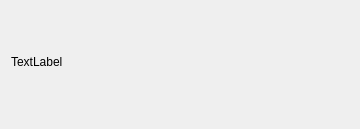
<?xml version="1.0" encoding="UTF-8"?>
<ui version="4.0">
 <class>PopUpMessage</class>
 <widget class="QDialog" name="PopUpMessage">
  <property name="geometry">
   <rect>
    <x>0</x>
    <y>0</y>
    <width>360</width>
    <height>129</height>
   </rect>
  </property>
  <property name="windowTitle">
   <string>Dialog</string>
  </property>
  <layout class="QVBoxLayout" name="verticalLayout">
   <item>
    <widget class="QLabel" name="label">
     <property name="text">
      <string>TextLabel</string>
     </property>
    </widget>
   </item>
   <item>
    <widget class="QDialogButtonBox" name="buttonBox">
     <property name="orientation">
      <enum>Qt::Horizontal</enum>
     </property>
     <property name="standardButtons">
      <set>QDialogButtonBox::NoButton</set>
     </property>
     <property name="centerButtons">
      <bool>true</bool>
     </property>
    </widget>
   </item>
  </layout>
  <zorder>buttonBox</zorder>
  <zorder>label</zorder>
 </widget>
 <resources/>
 <connections>
  <connection>
   <sender>buttonBox</sender>
   <signal>accepted()</signal>
   <receiver>PopUpMessage</receiver>
   <slot>accept()</slot>
   <hints>
    <hint type="sourcelabel">
     <x>248</x>
     <y>254</y>
    </hint>
    <hint type="destinationlabel">
     <x>157</x>
     <y>274</y>
    </hint>
   </hints>
  </connection>
  <connection>
   <sender>buttonBox</sender>
   <signal>rejected()</signal>
   <receiver>PopUpMessage</receiver>
   <slot>reject()</slot>
   <hints>
    <hint type="sourcelabel">
     <x>316</x>
     <y>260</y>
    </hint>
    <hint type="destinationlabel">
     <x>286</x>
     <y>274</y>
    </hint>
   </hints>
  </connection>
 </connections>
</ui>
